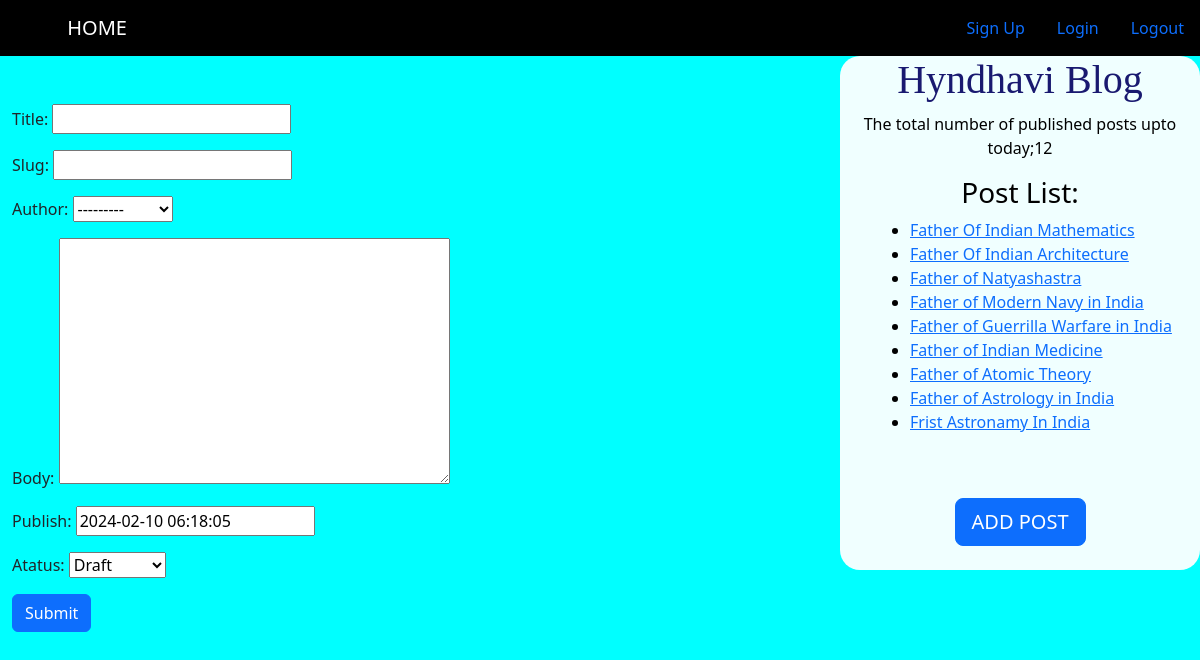
The app's page /add/ (signed in) with its own data.
### testapp/models.py (models this page shows, shortened)
class Blog(models.Model):
    STATUS_CHOICES=(('draft', 'Draft'),('published','Published'))
    title = models.CharField(max_length=256)
    slug = models.SlugField(max_length=256, unique_for_date='publish')
    author = models.ForeignKey(User, related_name='blog_posts',on_delete=models.DO_NOTHING,)
    body = models.TextField()
    publish = models.DateTimeField(default=timezone.now)
    created = models.DateTimeField(auto_now_add=True)
    update = models.DateTimeField(auto_now=True)
    atatus = models.CharField(max_length=10, choices=STATUS_CHOICES, default='draft')
    objects = CustomManger()
    class Meta:
        ordering = ('-publish',)
    def url(self):
        return reverse('post', args=[self.publish.year, self.publish.strftime('%m'), self.publish.strftime('%d'), self.slug])

### testapp/views.py (the view)
# urls.py: path('add/', views.add_post),
@login_required()
def add_post(request):
    if request.method=='POST':
        form = AddPost(request.POST)
        if form.is_valid():
            form.save()
    else:
        form = AddPost()
    return render(request,'testapp/add.html',{'form':form})

### testapp/forms.py
class AddPost(forms.ModelForm):
    class Meta:
        model = Blog
        fields = "__all__"

### testapp/models.py (called while the page is built)
    def get_queryset(self):
        return super().get_queryset().filter(atatus='published')

### testapp/templatetags/blog_tags.py (called while the page is built)
@register.simple_tag
def total_posts():
    return Blog.objects.count()

@login_required()
@register.inclusion_tag('testapp/list.html')
def post_list(count=10):
    list = Blog.objects.order_by('-publish',)[:9]
    return {'list':list}

### templates/testapp/add.html (shortened to what this page needs)
<!DOCTYPE html>
<!DOCTYPE html>
{% extends 'testapp/base.html' %}
{%block content%}
<br> <br>
<div class="content">
<form method="post">
    {{form.as_p}}
    <input type="submit" class="btn btn-primary"value="Submit" name="post">
</form>
</div>
{%endblock%}

### templates/testapp/list.html
<ul class="li" style="float:center;" xmlns="http://www.w3.org/1999/html">
    {%for post in list%}
    <li><a href="{{post.url}}">{{post.title}}</a></li>
    {%endfor%}
</ul>
<br><br>

### static/css/st.css (style rules this page uses)
body { background-color:Cyan; }
.content { width=90%; }
.li { padding-left:70px; text-align:left; }

### records on screen
Blog: title "Father Of Indian Mathematics"
Blog: title "Father Of Indian Architecture"
Blog: title "Father of Natyashastra"
Blog: title "Father of Modern Navy in India"
Blog: title "Father of Guerrilla Warfare in India"
Blog: title "Father of Indian Medicine"
Blog: title "Father of Atomic Theory"
Blog: title "Father of Astrology in India"
Blog: title "Frist Astronamy In India"
